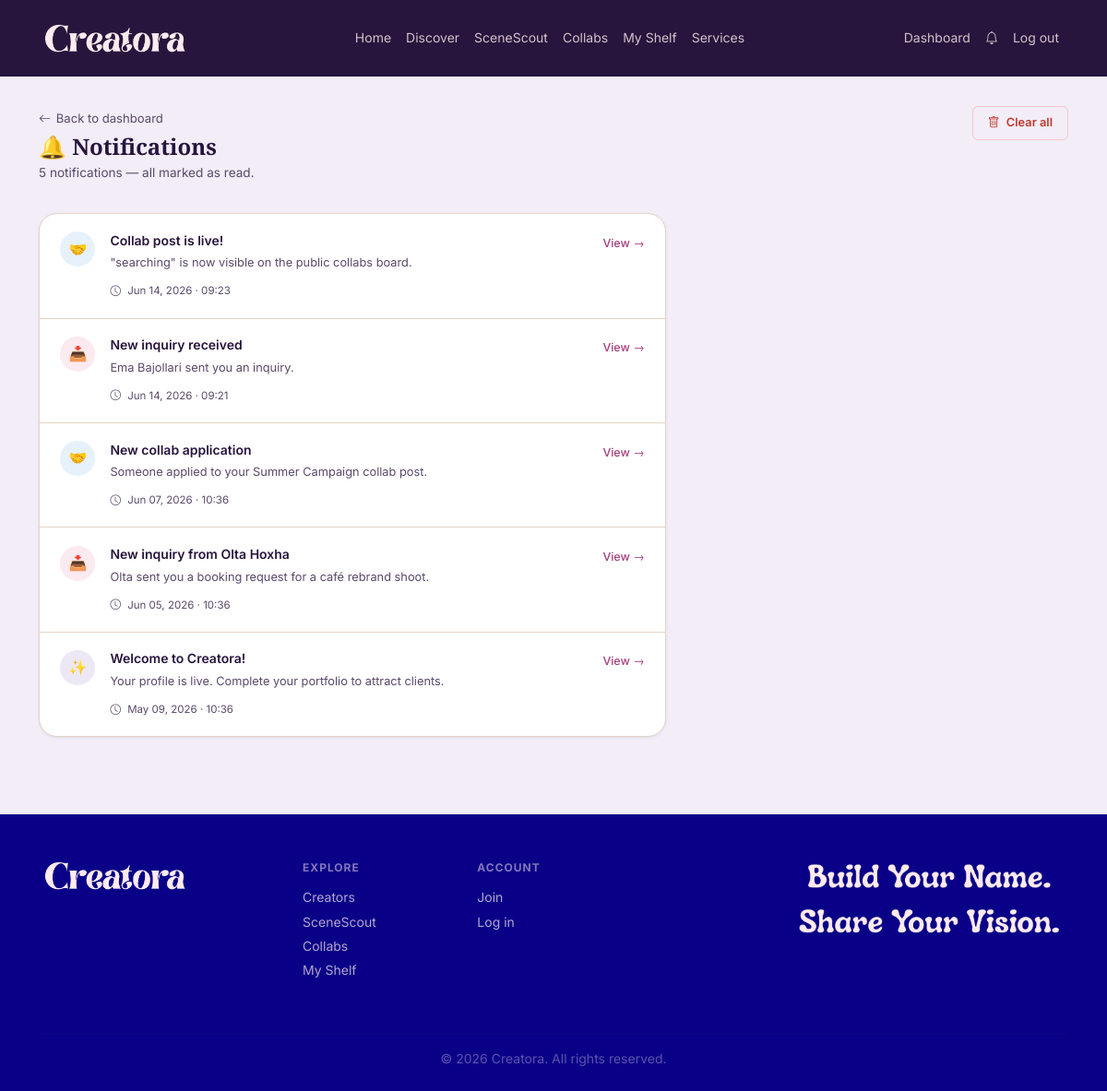
/dashboard/notifications (signed in), run on the app's committed database.
### models.py (models this page shows)
class Notification(db.Model):
    __tablename__ = 'notifications'
    id         = db.Column(db.Integer, primary_key=True)
    user_id    = db.Column(db.Integer, db.ForeignKey('users.id'), nullable=False)
    type       = db.Column(db.String(30), nullable=False)   # inquiry | collab | system
    title      = db.Column(db.String(120), nullable=False)
    message    = db.Column(db.String(255))
    link       = db.Column(db.String(255))                  # relative URL to navigate to
    is_read    = db.Column(db.Boolean, default=False)
    created_at = db.Column(db.DateTime, default=datetime.utcnow)
    user = db.relationship('User', backref=db.backref('notifications', lazy=True))

### routes/dashboard.py (the view)
@dashboard_bp.route('/notifications')
@login_required
def notifications():
    notifs = Notification.query.filter_by(
        user_id=current_user.id
    ).order_by(Notification.created_at.desc()).all()
    Notification.query.filter_by(user_id=current_user.id, is_read=False).update({'is_read': True})
    db.session.commit()
    return render_template('dashboard/notifications.html', notifications=notifs)

### app.py (called while the page is built)
@login_manager.user_loader
def load_user(user_id):
    return db.session.get(User, int(user_id))

@app.context_processor
def inject_globals():
    unread_count = 0
    if current_user.is_authenticated:
        unread_count = Notification.query.filter_by(
            user_id=current_user.id, is_read=False
        ).count()
    return {
        'now': datetime.utcnow(),
        'app_name': 'Creatora',
        'unread_notifications': unread_count,
    }

### templates/dashboard/notifications.html (shortened to what this page needs)
{% extends 'base.html' %}
{% block content %}
<div class="dash-page">
  <div class="container">
    <div class="page-header">
      <div>
        <a href="{{ url_for('dashboard.home') }}" class="back-link">
          <i class="bi bi-arrow-left"></i> Back to dashboard
        </a>
        <h1>🔔 Notifications</h1>
        <p>
          {% if notifications %}
            {{ notifications|length }} notification{{ 's' if notifications|length != 1 else '' }} — all marked as read.
          {% else %}
            You're all caught up.
          {% endif %}
        </p>
      </div>
      {% if notifications %}
      <form method="POST" action="{{ url_for('dashboard.clear_notifications') }}"
            onsubmit="return confirm('Clear all notifications?');">
        <button type="submit" class="btn-ghost-danger">
          <i class="bi bi-trash me-1"></i> Clear all
        </button>
      </form>
      {% endif %}
    </div>
    <div class="notif-card">
      {% if notifications %}
        {% for n in notifications %}
        <div class="notif-item {{ 'unread' if not n.is_read else '' }}">
          <div class="notif-icon {{ n.type }}">
            {% if n.type == 'inquiry' %}📥
            {% elif n.type == 'collab' %}🤝
            {% else %}✨
            {% endif %}
          </div>
          <div style="flex:1;min-width:0;">
            <p class="notif-title">{{ n.title }}</p>
            {% if n.message %}<p class="notif-msg">{{ n.message }}</p>{% endif %}
            <span class="notif-time">
              <i class="bi bi-clock me-1"></i>
              {{ n.created_at.strftime('%b %d, %Y · %H:%M') }}
            </span>
          </div>
          {% if n.link %}
          <div class="notif-action">
            <a href="{{ n.link }}">View →</a>
          </div>
          {% endif %}
        </div>
        {% endfor %}
      {% else %}
        <div class="notif-empty">
          <span class="empty-icon">🔔</span>
          <h4>No notifications yet</h4>
          <p>We'll let you know when you get a new inquiry or your collab goes live.</p>
        </div>
      {% endif %}
    </div>
  </div>
</div>
{% endblock %}

### static/css/variables.css (style rules this page uses)
:root { --color-lavender-blush: #FFEBED; --color-soft-blush: #FFE9E9; --color-powder-blush: #F6B6B7; --color-powder-blush-deep: #F2A4A5; --color-papaya-whip: #FFFFD2; --color-honeydew: #F2FFE9; --color-muted-teal: #A6C9B6; --color-almond-cream: #E5D4C5; --color-burnt-peach: #D18A75; --color-berry-blush: #A33E7E; --color-pacific-cyan: #3E828E; --color-rich-cerulean: #3078A4; --color-dark-amethyst: #27153D; --color-dark-amethyst-cool: #260C45; --color-navy: #090087; --brand-primary: var(--color-berry-blush); --brand-primary-hover: #8a3468; --brand-secondary: var(--color-pacific-cyan); --brand-secondary-hover: #2f636d; --bg-page: var(--color-lavender-blush); --bg-card: #ffffff; --bg-card-soft: var(--color-soft-blush); --bg-muted: var(--color-almond-cream); --bg-dark: var(--color-dark-amethyst); --bg-footer: var(--color-navy); --text-primary: var(--color-dark-amethyst); --text-secondary: #5a4a6b; --text-on-dark: var(--color-lavender-blush); --text-on-primary: #ffffff; --text-link: var(--color-pacific-cyan); --text-link-hover: var(--color-berry-blush); --accent-warm: var(--color-burnt-peach); --accent-mint: var(--color-muted-teal); --accent-cream: var(--color-papaya-whip); --border-default: var(--color-almond-cream); --border-strong: var(--color-muted-teal); --success: var(--color-honeydew); --success-text: #2a6b3c; --font-heading: 'Playfair Display', 'Georgia', serif; --font-body: 'Inter', 'Helvetica Neue', sans-serif; --font-mono: 'Fira Code', monospace; --text-xs: 0.75rem; --text-sm: 0.875rem; --text-base: 1rem; --text-lg: 1.125rem; --text-xl: 1.25rem; --text-2xl: 1.5rem; --text-3xl: 1.875rem; --text-4xl: 2.25rem; --space-1: 0.25rem; --space-2: 0.5rem; --space-3: 0.75rem; --space-4: 1rem; --space-6: 1.5rem; --space-8: 2rem; --space-12: 3rem; --space-16: 4rem; --radius-sm: 6px; --radius-md: 12px; --radius-lg: 20px; --radius-xl: 32px; --radius-full: 9999px; --shadow-sm: 0 1px 3px rgba(39, 21, 61, 0.08); --shadow-md: 0 4px 16px rgba(39, 21, 61, 0.10); --shadow-lg: 0 8px 32px rgba(39, 21, 61, 0.14); --transition-fast: 150ms ease; --transition-normal: 250ms ease; }

### static/css/main.css (style rules this page uses)
*, *::before, *::after { box-sizing: border-box; margin: 0; padding: 0; }
body { font-family: var(--font-body); font-size: var(--text-base); color: var(--text-primary); background-color: var(--bg-page); line-height: 1.6; }
h1, h2, h3, h4, h5, h6 { font-family: var(--font-heading); font-weight: 700; color: var(--text-primary); line-height: 1.2; }
a { color: var(--text-link); text-decoration: none; transition: color var(--transition-fast); }

### data on the page
Notification: title "Collab post is live!", message "\"searching\" is now visible on the public collabs board.", created_at "Jun 14, 2026 · 09:23"
Notification: title "New inquiry received", message "Ema Bajollari sent you an inquiry.", created_at "Jun 14, 2026 · 09:21"
Notification: title "New collab application", message "Someone applied to your Summer Campaign collab post.", created_at "Jun 07, 2026 · 10:36"
Notification: title "New inquiry from Olta Hoxha", message "Olta sent you a booking request for a café rebrand shoot.", created_at "Jun 05, 2026 · 10:36"
Notification: title "Welcome to Creatora!", message "Your profile is live. Complete your portfolio to attract clients.", created_at "May 09, 2026 · 10:36"

### other printed values
{{ notifications|length }} "5"
{{ 's' if notifications|length != 1 else '' }} "s"
